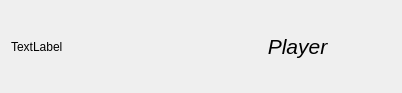
<?xml version="1.0" encoding="UTF-8"?>
<ui version="4.0">
 <class>PlayerDelegateEditor</class>
 <widget class="QWidget" name="PlayerDelegateEditor">
  <property name="geometry">
   <rect>
    <x>0</x>
    <y>0</y>
    <width>402</width>
    <height>93</height>
   </rect>
  </property>
  <property name="windowTitle">
   <string>Form</string>
  </property>
  <layout class="QHBoxLayout" name="horizontalLayout">
   <item>
    <widget class="QLabel" name="lbPortrait">
     <property name="text">
      <string>TextLabel</string>
     </property>
    </widget>
   </item>
   <item>
    <widget class="QLabel" name="lbName">
     <property name="font">
      <font>
       <pointsize>16</pointsize>
       <italic>true</italic>
      </font>
     </property>
     <property name="text">
      <string>Player</string>
     </property>
     <property name="textFormat">
      <enum>Qt::AutoText</enum>
     </property>
     <property name="scaledContents">
      <bool>true</bool>
     </property>
     <property name="alignment">
      <set>Qt::AlignCenter</set>
     </property>
    </widget>
   </item>
  </layout>
 </widget>
 <resources/>
 <connections/>
</ui>
